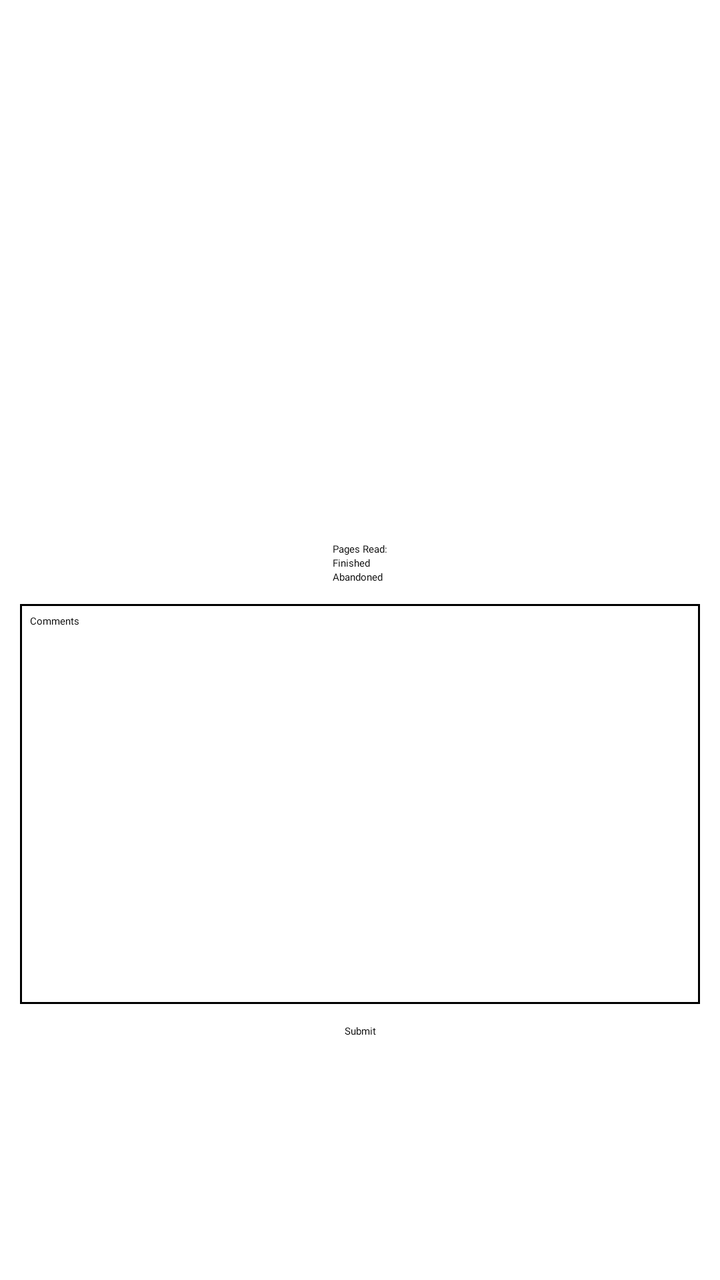
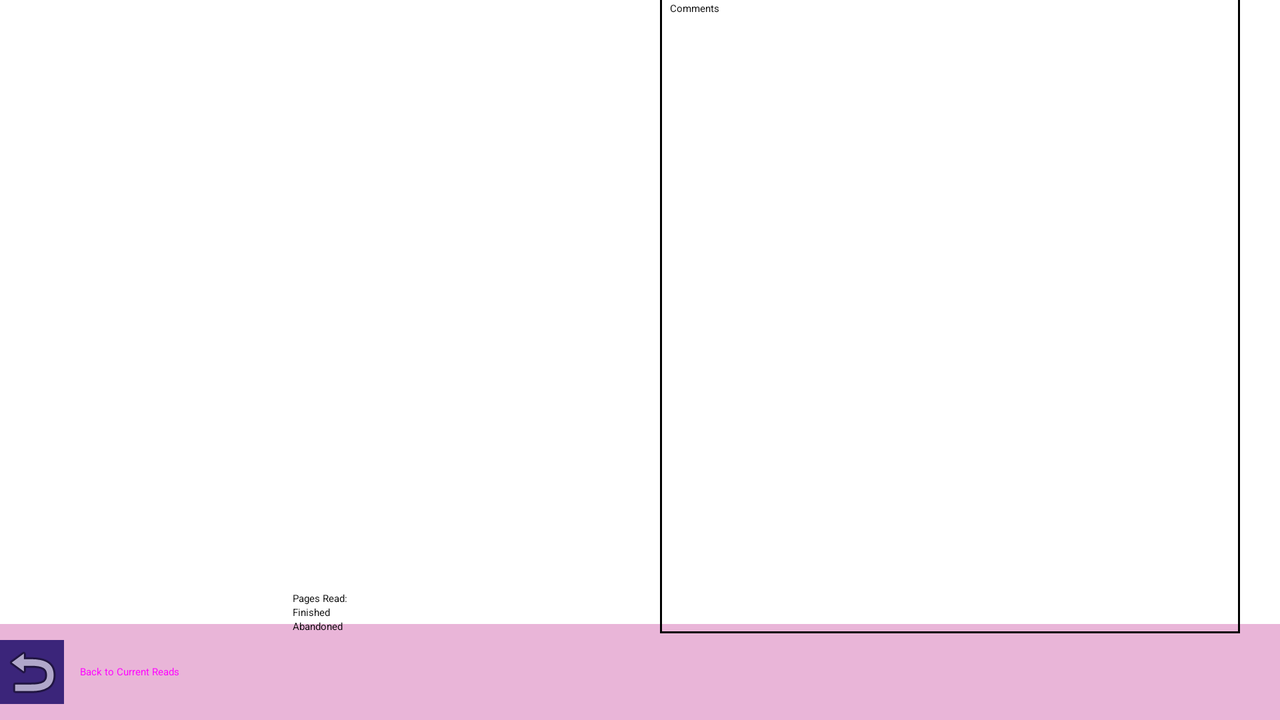

Compare how this app lays out the same screen by default and in its alternative resource folder. The renders come first, then the two layout files and the values they reference.
<!-- AndroidManifest.xml: application theme Theme.App.Starting -->
<!-- res/layout/fragment_new_entry.xml -->
<?xml version="1.0" encoding="utf-8"?>
<androidx.constraintlayout.widget.ConstraintLayout xmlns:android="http://schemas.android.com/apk/res/android"
    xmlns:app="http://schemas.android.com/apk/res-auto"
    xmlns:tools="http://schemas.android.com/tools"
    android:id="@+id/frameLayout3"
    android:layout_width="match_parent"
    android:layout_height="match_parent"
    tools:context=".NewEntryFragment">

    <LinearLayout
        android:id="@+id/linearLayout2"
        android:layout_width="0dp"
        android:layout_height="wrap_content"
        android:gravity="center_horizontal"
        android:orientation="horizontal"
        app:layout_constraintBottom_toTopOf="@+id/radioGroupActivity"
        app:layout_constraintEnd_toEndOf="parent"
        app:layout_constraintStart_toStartOf="parent"
        app:layout_constraintTop_toTopOf="parent"
        app:layout_constraintVertical_chainStyle="packed">

        <ImageView
            android:id="@+id/imageNewEntryCover"
            android:layout_width="100dp"
            android:layout_height="150dp"
            android:src="@drawable/pwrf" />

        <LinearLayout
            android:layout_width="wrap_content"
            android:layout_height="wrap_content"
            android:layout_gravity="center_vertical"
            android:layout_marginLeft="10dp"
            android:orientation="vertical">

            <TextView
                android:id="@+id/textNewEntryTitle"
                android:layout_width="wrap_content"
                android:layout_height="wrap_content"
                android:text="Book Title"
                android:textAppearance="@style/TextAppearance.AppCompat.Display1"
                android:fontFamily="@font/adamina_regular"
                />

            <TextView
                android:id="@+id/textNewEntryAuthor"
                android:layout_width="wrap_content"
                android:layout_height="wrap_content"
                android:text="FirstName LastName"
                android:textAppearance="@style/TextAppearance.AppCompat.Large"
                android:fontFamily="@font/adamina_regular"
                />

        </LinearLayout>

    </LinearLayout>

    <RadioGroup
        android:id="@+id/radioGroupActivity"
        android:layout_width="wrap_content"
        android:layout_height="wrap_content"
        app:layout_constraintBottom_toTopOf="@+id/textComments"
        app:layout_constraintEnd_toEndOf="parent"
        app:layout_constraintStart_toStartOf="parent"
        app:layout_constraintTop_toBottomOf="@+id/linearLayout2">

        <RadioButton
            android:id="@+id/radioPagesRead"
            android:layout_width="wrap_content"
            android:layout_height="wrap_content"
            android:text="Pages Read:"
            android:fontFamily="@font/adamina_regular"
            />

        <RadioButton
            android:id="@+id/radioFinished"
            android:layout_width="match_parent"
            android:layout_height="wrap_content"
            android:text="Finished"
            android:fontFamily="@font/adamina_regular"
            />

        <RadioButton
            android:id="@+id/radioAbandoned"
            android:layout_width="match_parent"
            android:layout_height="wrap_content"
            android:text="Abandoned"
            android:fontFamily="@font/adamina_regular"
            />

    </RadioGroup>

    <EditText
        android:id="@+id/textComments"
        android:layout_width="0dp"
        android:layout_height="200dp"
        android:layout_margin="10dp"
        android:background="@drawable/outline_edittext"
        android:ems="10"
        android:gravity="start|top"
        android:hint="Comments"
        android:fontFamily="@font/adamina_regular"
        android:inputType="textMultiLine"
        android:paddingLeft="5dp"
        android:paddingTop="5dp"
        android:paddingRight="5dp"
        android:paddingBottom="5dp"
        app:layout_constraintBottom_toTopOf="@+id/buttonNewEntrySubmit"
        app:layout_constraintEnd_toEndOf="parent"
        app:layout_constraintStart_toStartOf="parent"
        app:layout_constraintTop_toBottomOf="@+id/radioGroupActivity" />

    <Button
        android:id="@+id/buttonNewEntrySubmit"
        android:layout_width="wrap_content"
        android:layout_height="wrap_content"
        android:fontFamily="@font/adamina_regular"
        android:text="Submit"
        android:backgroundTint="@color/md_theme_tertiary"
        app:layout_constraintBottom_toBottomOf="parent"
        app:layout_constraintEnd_toEndOf="parent"
        app:layout_constraintStart_toStartOf="parent"
        app:layout_constraintTop_toBottomOf="@+id/textComments" />

    <EditText
        android:id="@+id/textPages"
        android:layout_width="100dp"
        android:layout_height="wrap_content"
        android:layout_marginStart="13dp"
        android:ems="10"
        android:hint="pages read"
        android:fontFamily="@font/adamina_regular"
        android:inputType="number"
        android:textAppearance="@style/TextAppearance.AppCompat.Small"
        app:layout_constraintStart_toEndOf="@+id/radioGroupActivity"
        app:layout_constraintTop_toTopOf="@+id/radioGroupActivity" />

</androidx.constraintlayout.widget.ConstraintLayout>
<!-- resources referenced by this layout -->
<resources>
  <color name="md_theme_tertiary">#8B5000</color>
  <!-- drawable outline_edittext (drawable) -->
  <?xml version="1.0" encoding="utf-8"?>
  <shape xmlns:android="http://schemas.android.com/apk/res/android">
      <solid android:color="#00000000" /> 
      <stroke android:width="1dp" /> 
  </shape>
  <style name="Theme.App.Starting" parent="Theme.SplashScreen">
          <item name="windowSplashScreenBackground">@color/md_theme_primary</item>
          <item name="windowSplashScreenAnimatedIcon">@drawable/splash_icon</item>
          <item name="postSplashScreenTheme">@style/AppTheme</item>
      </style>
  <color name="md_theme_primary">#66002E</color>
  <color name="md_theme_onPrimary">#FFFFFF</color>pri
  <color name="md_theme_primaryContainer">#8F0244</color>
  <color name="md_theme_onPrimaryContainer">#FF96B3</color>
  <color name="md_theme_secondary">#90475D</color>
  <color name="md_theme_onSecondary">#FFFFFF</color>
  <color name="md_theme_secondaryContainer">#FFA4BC</color>
  <color name="md_theme_onSecondaryContainer">#7B364B</color>
  <color name="md_theme_onTertiary">#FFFFFF</color>
  <color name="md_theme_tertiaryContainer">#FF980D</color>
  <color name="md_theme_onTertiaryContainer">#653900</color>
  <color name="md_theme_error">#BA1A1A</color>
  <color name="md_theme_onError">#FFFFFF</color>
  <color name="md_theme_errorContainer">#FFDAD6</color>
  <color name="md_theme_onErrorContainer">#93000A</color>
  <color name="md_theme_background">#FFF8F8</color>
  <color name="md_theme_onBackground">#25181B</color>
  <color name="md_theme_surface">#FFF8F8</color>
  <color name="md_theme_onSurface">#25181B</color>
  <color name="md_theme_surfaceVariant">#FBDAE1</color>
  <color name="md_theme_onSurfaceVariant">#574146</color>
  <color name="md_theme_outline">#8B7076</color>
  <color name="md_theme_outlineVariant">#DEBFC5</color>
  <color name="md_theme_inverseSurface">#3B2D30</color>
  <color name="md_theme_inverseOnSurface">#FFECEF</color>
  <color name="md_theme_inversePrimary">#FFB1C4</color>
  <color name="md_theme_primaryFixed">#FFD9E0</color>
  <color name="md_theme_onPrimaryFixed">#3F001A</color>
  <color name="md_theme_primaryFixedDim">#FFB1C4</color>
  <color name="md_theme_onPrimaryFixedVariant">#8E0144</color>
  <color name="md_theme_secondaryFixed">#FFD9E0</color>
  <color name="md_theme_onSecondaryFixed">#3C041A</color>
  <color name="md_theme_secondaryFixedDim">#FFB1C4</color>
  <color name="md_theme_onSecondaryFixedVariant">#733045</color>
  <color name="md_theme_tertiaryFixed">#FFDCBE</color>
  <color name="md_theme_onTertiaryFixed">#2D1600</color>
  <color name="md_theme_tertiaryFixedDim">#FFB872</color>
  <color name="md_theme_onTertiaryFixedVariant">#6A3C00</color>
  <color name="md_theme_surfaceDim">#EBD4D8</color>
  <color name="md_theme_surfaceBright">#FFF8F8</color>
  <color name="md_theme_surfaceContainerLowest">#FFFFFF</color>
  <color name="md_theme_surfaceContainerLow">#FFF0F2</color>
  <color name="md_theme_surfaceContainer">#FFE8EC</color>
  <color name="md_theme_surfaceContainerHigh">#FAE2E6</color>
  <color name="md_theme_surfaceContainerHighest">#F4DDE1</color>
  <!-- some entries are left out for length -->
</resources>
<!-- res/layout-land/fragment_new_entry.xml (the repository's variant of the layout above) -->
<!-- drawn on the phone turned sideways -->
<?xml version="1.0" encoding="utf-8"?>
<androidx.constraintlayout.widget.ConstraintLayout xmlns:android="http://schemas.android.com/apk/res/android"
    xmlns:app="http://schemas.android.com/apk/res-auto"
    android:id="@+id/frameLayout3"
    android:layout_width="match_parent"
    android:layout_height="match_parent">

    <LinearLayout
        android:id="@+id/linearLayout"
        android:layout_width="match_parent"
        android:layout_height="?attr/actionBarSize"
        android:background="#E9B5D8"
        android:gravity="center_vertical"
        android:orientation="horizontal"
        app:layout_constraintBottom_toBottomOf="parent"
        app:layout_constraintEnd_toEndOf="parent"
        app:layout_constraintStart_toStartOf="parent">


        <ImageButton
            android:id="@+id/buttonNewEntryBack"
            android:layout_width="wrap_content"
            android:layout_height="wrap_content"
            android:background="#3B257A"
            android:src="@android:drawable/ic_menu_revert" />

        <Button
            android:id="@+id/textBack"
            style="@style/Widget.MaterialComponents.Button.TextButton"
            android:layout_width="wrap_content"
            android:layout_height="wrap_content"
            android:gravity="left|center_vertical"
            android:text="Back to Current Reads"
            android:textAllCaps="false" />

    </LinearLayout>

    <EditText
        android:id="@+id/textComments"
        android:layout_width="0dp"
        android:layout_height="0dp"
        android:layout_marginLeft="10dp"
        android:layout_marginRight="20dp"
        android:background="@drawable/outline_edittext"
        android:ems="10"
        android:gravity="start|top"
        android:hint="Comments"
        android:inputType="textMultiLine"
        android:paddingLeft="5dp"
        android:paddingTop="5dp"
        android:paddingRight="5dp"
        android:paddingBottom="5dp"
        app:layout_constraintBottom_toBottomOf="@+id/radioGroupActivity"
        app:layout_constraintEnd_toEndOf="parent"
        app:layout_constraintStart_toStartOf="@+id/guideline10"
        app:layout_constraintTop_toTopOf="@+id/linearLayout2" />

    <EditText
        android:id="@+id/textPages"
        android:layout_width="100dp"
        android:layout_height="0dp"
        android:layout_marginStart="13dp"
        android:layout_marginBottom="103dp"
        android:ems="10"
        android:hint="pages read"
        android:inputType="text"
        android:textAppearance="@style/TextAppearance.AppCompat.Small"
        app:layout_constraintBottom_toBottomOf="@+id/radioGroupActivity"
        app:layout_constraintStart_toEndOf="@+id/radioGroupActivity"
        app:layout_constraintTop_toTopOf="@+id/radioGroupActivity" />

    <RadioGroup
        android:id="@+id/radioGroupActivity"
        android:layout_width="wrap_content"
        android:layout_height="wrap_content"
        app:layout_constraintBottom_toTopOf="@+id/linearLayout"
        app:layout_constraintEnd_toStartOf="@+id/guideline10"
        app:layout_constraintStart_toStartOf="parent"
        app:layout_constraintTop_toBottomOf="@+id/linearLayout2">

        <RadioButton
            android:id="@+id/radioPagesRead"
            android:layout_width="wrap_content"
            android:layout_height="wrap_content"
            android:text="Pages Read:" />

        <RadioButton
            android:id="@+id/radioFinished"
            android:layout_width="match_parent"
            android:layout_height="wrap_content"
            android:text="Finished" />

        <RadioButton
            android:id="@+id/radioAbandoned"
            android:layout_width="match_parent"
            android:layout_height="wrap_content"
            android:text="Abandoned" />
    </RadioGroup>

    <LinearLayout
        android:id="@+id/linearLayout2"
        android:layout_width="0dp"
        android:layout_height="wrap_content"
        android:gravity="center_horizontal"
        android:orientation="horizontal"
        app:layout_constraintBottom_toTopOf="@+id/radioGroupActivity"
        app:layout_constraintEnd_toStartOf="@+id/guideline10"
        app:layout_constraintStart_toStartOf="parent"
        app:layout_constraintTop_toTopOf="parent"
        app:layout_constraintVertical_chainStyle="spread">

        <ImageView
            android:id="@+id/imageNewEntryCover"
            android:layout_width="200dp"
            android:layout_height="300dp"
            android:src="@drawable/pwrf" />

        <LinearLayout
            android:layout_width="wrap_content"
            android:layout_height="wrap_content"
            android:layout_gravity="center_vertical"
            android:orientation="vertical">

            <TextView
                android:id="@+id/textNewEntryTitle"
                android:layout_width="wrap_content"
                android:layout_height="wrap_content"
                android:text="Book Title"
                android:textAppearance="@style/TextAppearance.AppCompat.Display1" />

            <TextView
                android:id="@+id/textNewEntryAuthor"
                android:layout_width="wrap_content"
                android:layout_height="wrap_content"
                android:text="FirstName LastName"
                android:textAppearance="@style/TextAppearance.AppCompat.Large" />
        </LinearLayout>
    </LinearLayout>

    <androidx.constraintlayout.widget.Guideline
        android:id="@+id/guideline10"
        android:layout_width="wrap_content"
        android:layout_height="wrap_content"
        android:orientation="vertical"
        app:layout_constraintGuide_percent="0.5" />
</androidx.constraintlayout.widget.ConstraintLayout>
<!-- resources referenced by the variant -->
<!-- as the phone turned sideways resolves them -->
<resources>
  <!-- drawable outline_edittext (drawable) -->
  <?xml version="1.0" encoding="utf-8"?>
  <shape xmlns:android="http://schemas.android.com/apk/res/android">
      <solid android:color="#00000000" /> 
      <stroke android:width="1dp" /> 
  </shape>
  <style name="Theme.App.Starting" parent="Theme.SplashScreen">
          <item name="windowSplashScreenBackground">@color/md_theme_primary</item>
          <item name="windowSplashScreenAnimatedIcon">@drawable/splash_icon</item>
          <item name="postSplashScreenTheme">@style/AppTheme</item>
      </style>
  <color name="md_theme_primary">#66002E</color>
  <color name="md_theme_onPrimary">#FFFFFF</color>pri
  <color name="md_theme_primaryContainer">#8F0244</color>
  <color name="md_theme_onPrimaryContainer">#FF96B3</color>
  <color name="md_theme_secondary">#90475D</color>
  <color name="md_theme_onSecondary">#FFFFFF</color>
  <color name="md_theme_secondaryContainer">#FFA4BC</color>
  <color name="md_theme_onSecondaryContainer">#7B364B</color>
  <color name="md_theme_tertiary">#8B5000</color>
  <color name="md_theme_onTertiary">#FFFFFF</color>
  <color name="md_theme_tertiaryContainer">#FF980D</color>
  <color name="md_theme_onTertiaryContainer">#653900</color>
  <color name="md_theme_error">#BA1A1A</color>
  <color name="md_theme_onError">#FFFFFF</color>
  <color name="md_theme_errorContainer">#FFDAD6</color>
  <color name="md_theme_onErrorContainer">#93000A</color>
  <color name="md_theme_background">#FFF8F8</color>
  <color name="md_theme_onBackground">#25181B</color>
  <color name="md_theme_surface">#FFF8F8</color>
  <color name="md_theme_onSurface">#25181B</color>
  <color name="md_theme_surfaceVariant">#FBDAE1</color>
  <color name="md_theme_onSurfaceVariant">#574146</color>
  <color name="md_theme_outline">#8B7076</color>
  <color name="md_theme_outlineVariant">#DEBFC5</color>
  <color name="md_theme_inverseSurface">#3B2D30</color>
  <color name="md_theme_inverseOnSurface">#FFECEF</color>
  <color name="md_theme_inversePrimary">#FFB1C4</color>
  <color name="md_theme_primaryFixed">#FFD9E0</color>
  <color name="md_theme_onPrimaryFixed">#3F001A</color>
  <color name="md_theme_primaryFixedDim">#FFB1C4</color>
  <color name="md_theme_onPrimaryFixedVariant">#8E0144</color>
  <color name="md_theme_secondaryFixed">#FFD9E0</color>
  <color name="md_theme_onSecondaryFixed">#3C041A</color>
  <color name="md_theme_secondaryFixedDim">#FFB1C4</color>
  <color name="md_theme_onSecondaryFixedVariant">#733045</color>
  <color name="md_theme_tertiaryFixed">#FFDCBE</color>
  <color name="md_theme_onTertiaryFixed">#2D1600</color>
  <color name="md_theme_tertiaryFixedDim">#FFB872</color>
  <color name="md_theme_onTertiaryFixedVariant">#6A3C00</color>
  <color name="md_theme_surfaceDim">#EBD4D8</color>
  <color name="md_theme_surfaceBright">#FFF8F8</color>
  <color name="md_theme_surfaceContainerLowest">#FFFFFF</color>
  <color name="md_theme_surfaceContainerLow">#FFF0F2</color>
  <color name="md_theme_surfaceContainer">#FFE8EC</color>
  <color name="md_theme_surfaceContainerHigh">#FAE2E6</color>
  <color name="md_theme_surfaceContainerHighest">#F4DDE1</color>
  <!-- some entries are left out for length -->
</resources>
